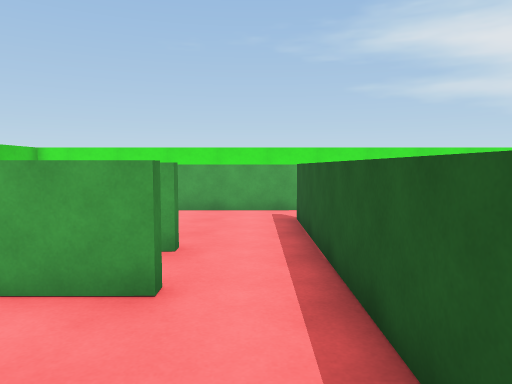
view 1 (above)

24 first-person views from a walk through a 3-D level made in the Unity game engine. The camera is 1.4 m above the floor, tilts 4° down and sees 70° across. The floor is counted in squares, 1 m on a side. Each view is taken from the middle of a square. On the plan, view 1 faces up. The plan holds only what a view shows up to about 16 squares ahead; the rest is blank. Surface patterns are stand-ins for the level's own textures.

view 2
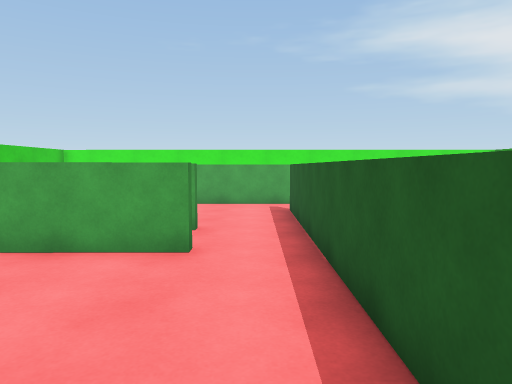

view 3
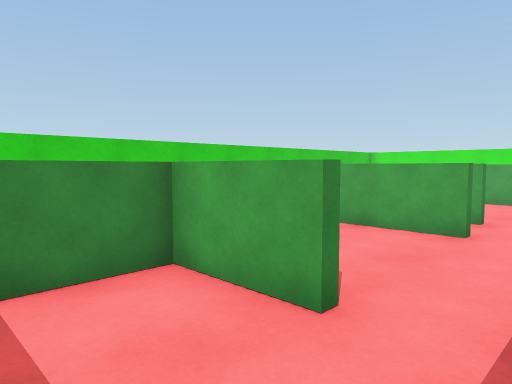

view 4
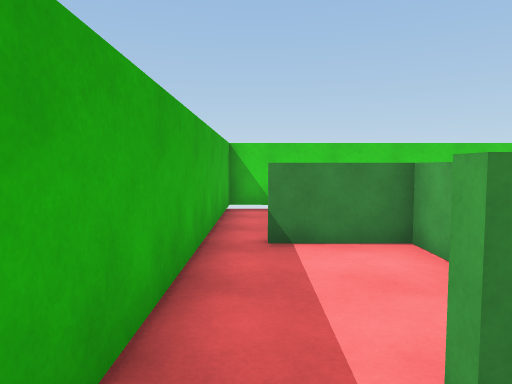

view 5
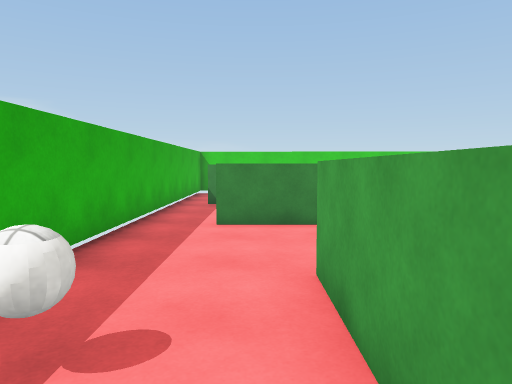

view 6
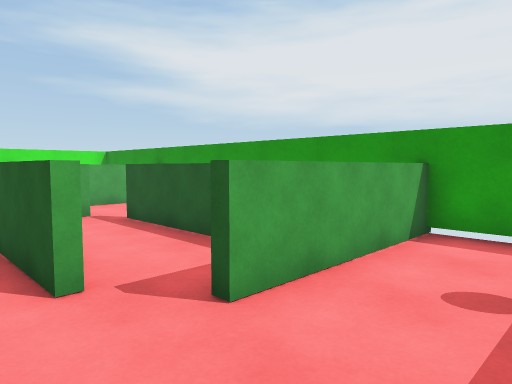

view 7
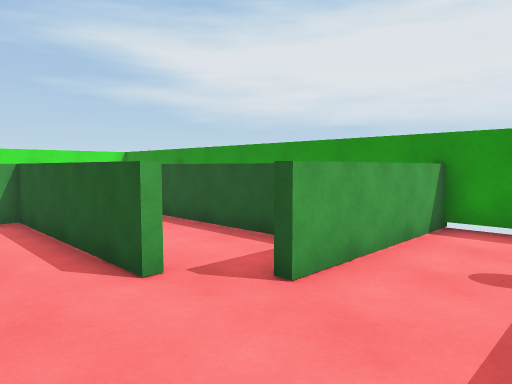

view 8
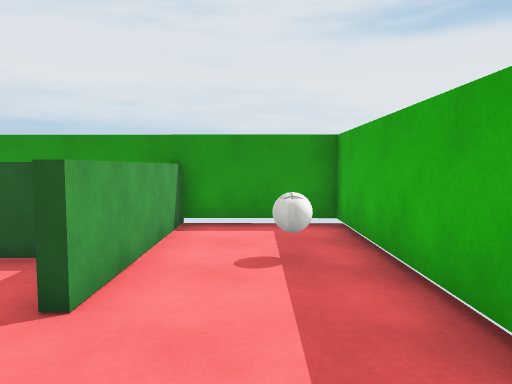

view 9
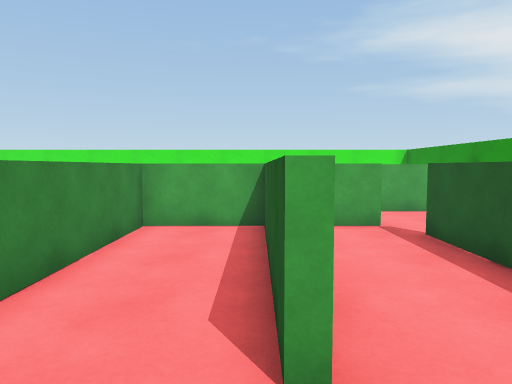

view 10
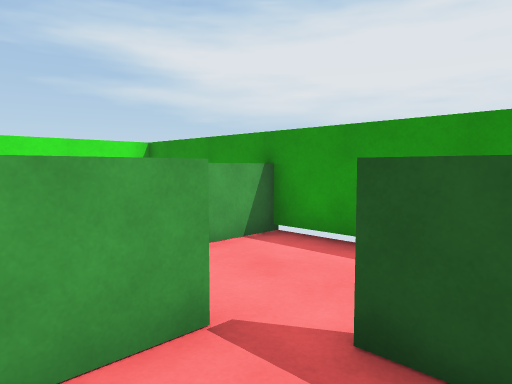

view 11
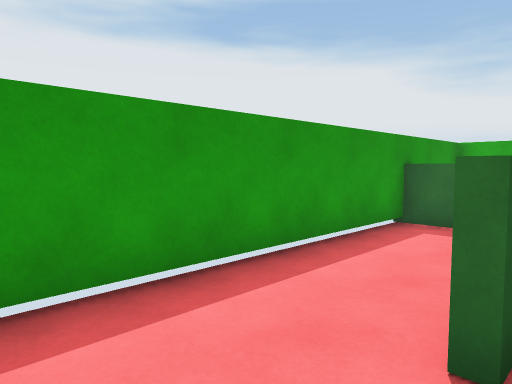

view 12
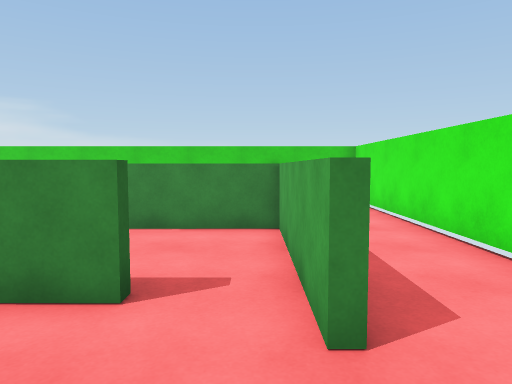

view 13
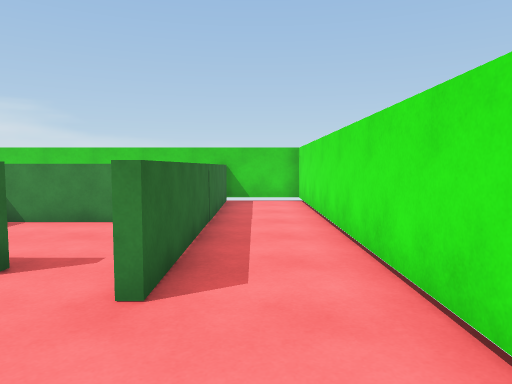

view 14
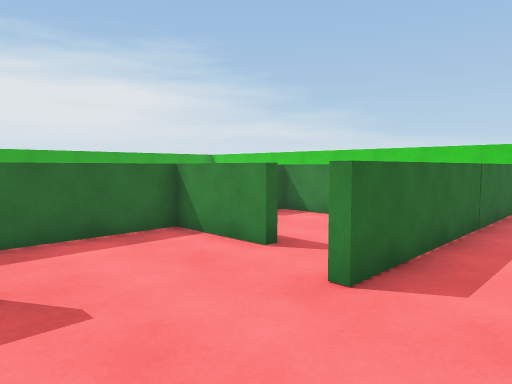

view 15
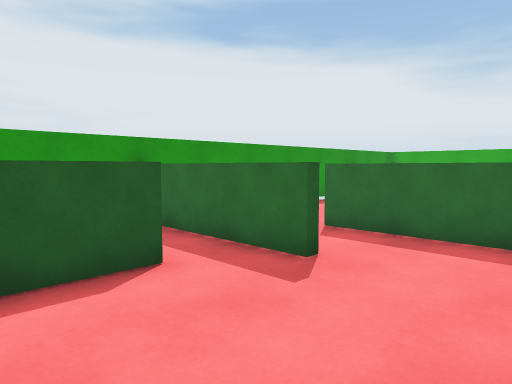

view 16
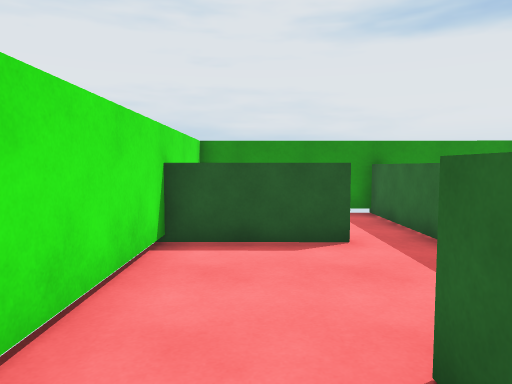

view 17
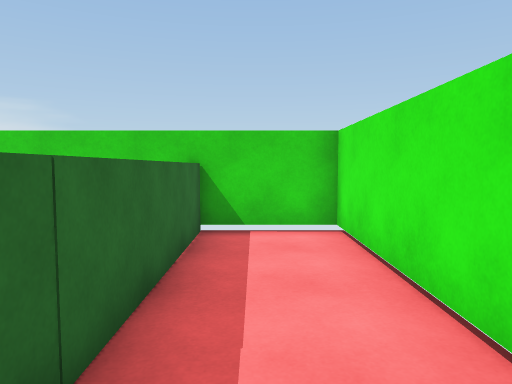

view 18
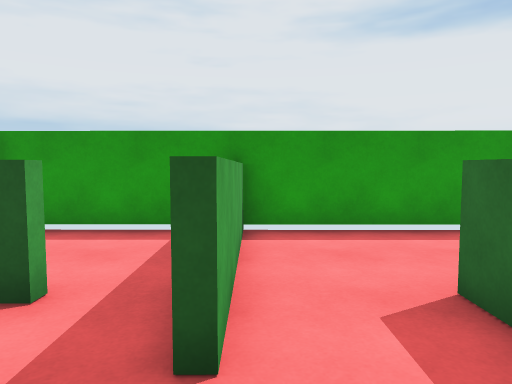

view 19
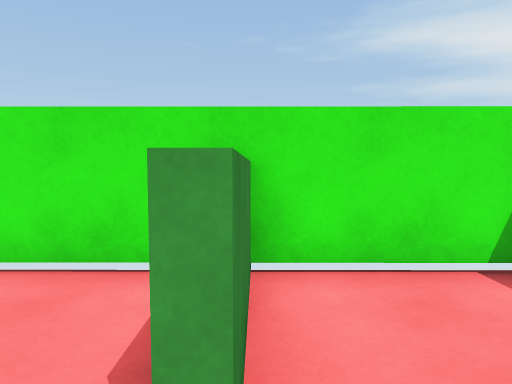

view 20
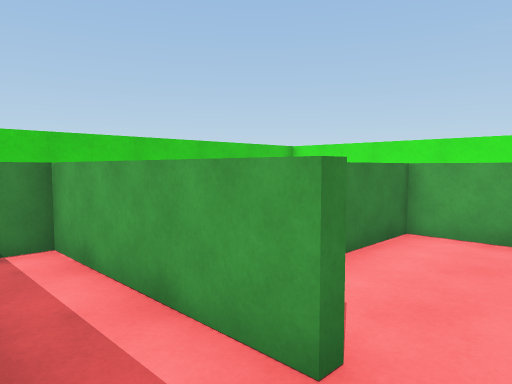

view 21
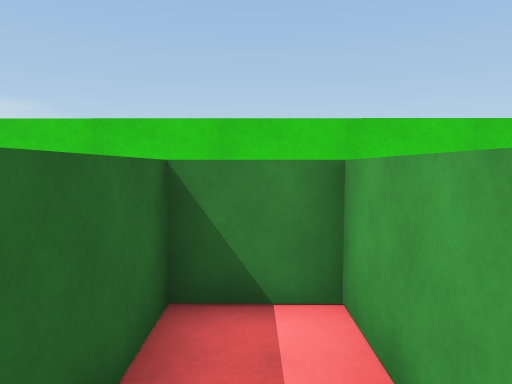

view 22
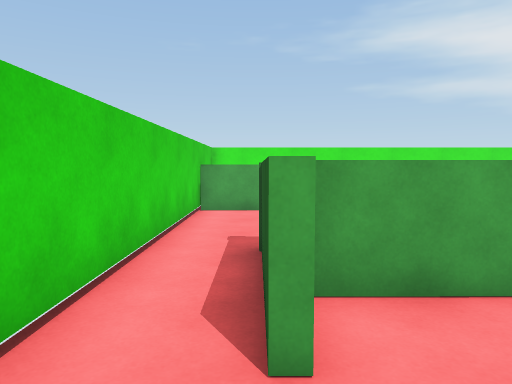

view 23
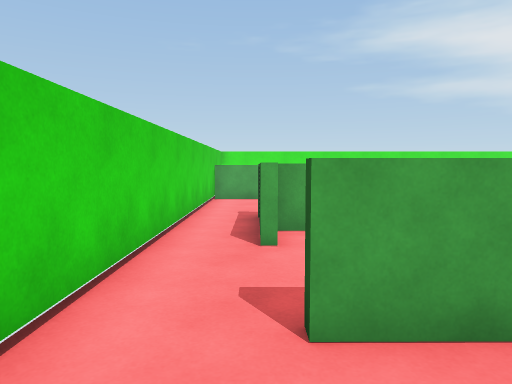

view 24
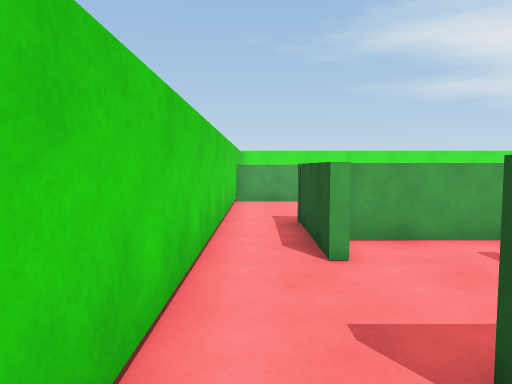

### Floor plan
Points are (right, up) in squares from view 1. A wall is a line through its corners. A room is listed if a view was taken in it or the views show most of it. See-through windows are left out.
Room 1 (view 1)
walls: (1, -0.7) (1, 3.5); (-1, 3.8) (-3.4, 3.8)
ways out: opening at (0, -1) to room 2; opening at (-0.5, 4) to room 6; opening at (-4, 2.5) to room 7
Room 2 (view 2)
walls: (-0.9, -1.3) (-3.5, -1.3) (-3.5, -3.8); (-4.1, -4.9) (0.4, -4.9)
ways out: opening at (0, -1) to room 1; opening at (1, -3.5) to room 3; gap at (-4, -4) to room 8
Room 3 (views 3, 4, 5, 6, 7, 8, 9, 10, 11)
walls: (4.6, 0.2) (4.2, 0.2) (4.2, 6.5) (1.4, 6.5) (1.3, 1.7); (7.5, 0.3) (7.5, 5.4); (9.6, -0.9) (10.8, -0.9); (1.3, -0.5) (1.3, -2.9) (0.9, -2.9); (10.8, -1.2) (5.4, -1.2) (5.4, -0.8); (7, 6.5) (5.3, 6.5); (0.4, -4.9) (10.8, -4.9) (10.8, 9); (10.9, 9.3) (6.5, 9.2)
ways out: opening at (1, -3.5) to room 2; opening at (6, 8) to room 4
objects: other object (7, -4) to (8, -3)
Room 4 (views 12, 13, 14, 15, 16, 17, 18)
walls: (1.4, 9.7) (1.4, 6.8) (7, 6.8); (5.3, 9.5) (6.5, 9.5); (6.6, 11.2) (6.6, 14.7); (6.5, 9.2) (5.3, 9.2); (7.1, 14.7) (-8.8, 14.7) (-8.8, 12); (-8.9, 11.8) (2.3, 11.8) (2.3, 11.5) (0.6, 11.5)
ways out: opening at (6, 8) to room 3; opening at (7, 10.5) to room 5; opening at (1, 10.5) to room 6
Room 5 (view 19)
walls: (6.9, 14.6) (6.9, 11.2); (10.8, 9) (10.8, 14.7) (7.1, 14.7); (6.5, 9.5) (10.9, 9.6)
ways out: opening at (7, 10.5) to room 4
Room 6 (views 20, 21)
walls: (-1.3, 6.3) (-1.3, 5.9) (-6.6, 5.9) (-6.6, 4.1) (-4.2, 4.1); (1, 3.5) (1.1, 9.7); (0.6, 11.5) (-3.1, 11.5) (-3.1, 6.2)
ways out: opening at (-0.5, 4) to room 1; opening at (1, 10.5) to room 4
Room 7 (view 22)
walls: (-8.8, 2.5) (-8.8, -1.4); (-3.4, 3.8) (-6.6, 3.8)
ways out: opening at (-4, 2.5) to room 1; opening at (-7.5, -1) to room 8; opening at (-8, 3)
Room 8 (views 23, 24)
walls: (-8.8, -1.4) (-8.8, -4.9) (-4.1, -4.9); (-4.9, -1.3) (-6.7, -1.3)
ways out: gap at (-4, -4) to room 2; opening at (-7.5, -1) to room 7

Positions as (right, up) in squares from view 1, and headings:
1: (0, 0), facing up
2: (0, -2), facing up
3: (1, -4), facing up-left
4: (3, -4), facing left
5: (10, -2), facing left
6: (3, -4), facing up-right
7: (2, -4), facing up-right
8: (2, -3), facing right
9: (4, -2), facing up
10: (5, 4), facing up-right
11: (7, 8), facing down-right
12: (5, 11), facing left
13: (6, 13), facing left
14: (6, 14), facing down-left
15: (2, 14), facing down-right
16: (0, 13), facing right
17: (-1, 13), facing left
18: (3, 9), facing right
19: (7, 10), facing up
20: (0, 4), facing up-left
21: (-3, 5), facing left
22: (-7, 0), facing up
23: (-7, -4), facing up
24: (-8, -3), facing up
